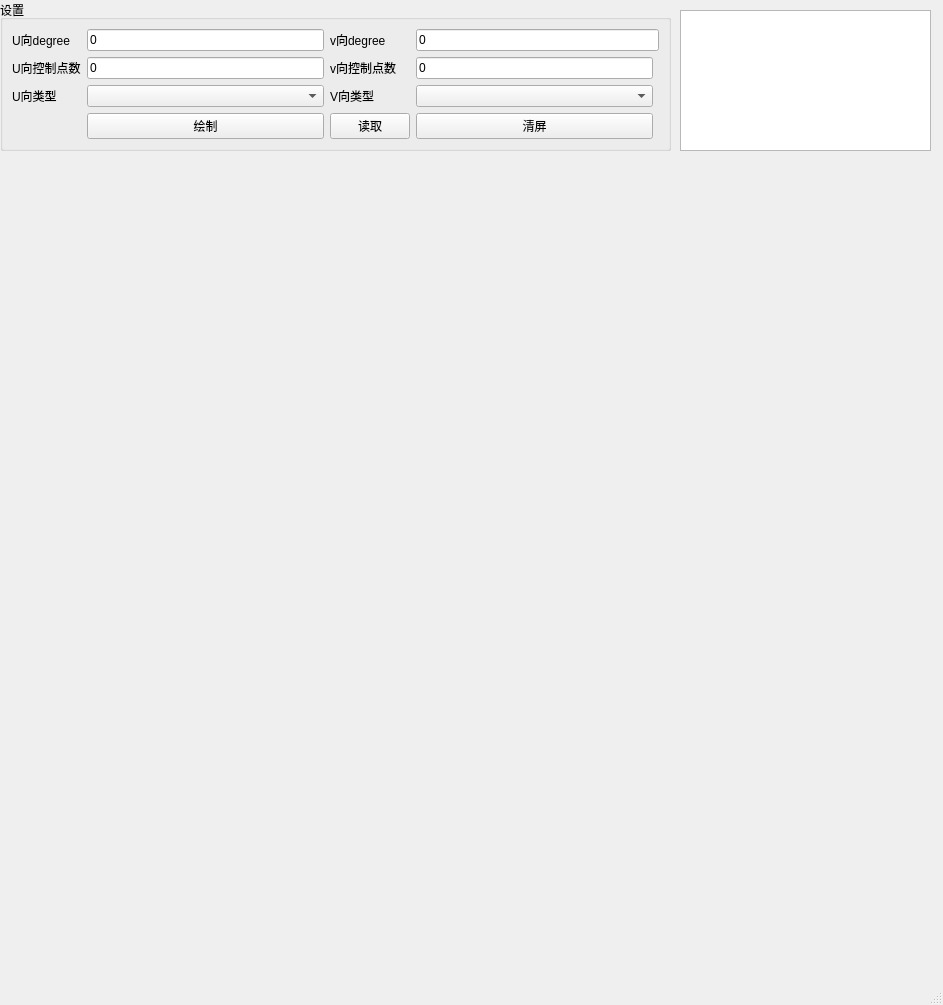
<?xml version="1.0" encoding="UTF-8"?>
<ui version="4.0">
 <class>SurfaceWindow</class>
 <widget class="QMainWindow" name="SurfaceWindow">
  <property name="geometry">
   <rect>
    <x>0</x>
    <y>0</y>
    <width>943</width>
    <height>1005</height>
   </rect>
  </property>
  <property name="windowTitle">
   <string>MainWindow</string>
  </property>
  <widget class="QWidget" name="centralwidget">
   <widget class="QGroupBox" name="groupBox">
    <property name="geometry">
     <rect>
      <x>0</x>
      <y>0</y>
      <width>671</width>
      <height>151</height>
     </rect>
    </property>
    <property name="title">
     <string>设置</string>
    </property>
    <layout class="QGridLayout" name="gridLayout">
     <item row="1" column="1">
      <widget class="QLineEdit" name="textUctrPointsNum">
       <property name="text">
        <string>0</string>
       </property>
      </widget>
     </item>
     <item row="2" column="2">
      <widget class="QLabel" name="label_4">
       <property name="text">
        <string>V向类型</string>
       </property>
      </widget>
     </item>
     <item row="0" column="0">
      <widget class="QLabel" name="label">
       <property name="text">
        <string>U向degree</string>
       </property>
      </widget>
     </item>
     <item row="0" column="2">
      <widget class="QLabel" name="label_2">
       <property name="text">
        <string>v向degree</string>
       </property>
      </widget>
     </item>
     <item row="1" column="0">
      <widget class="QLabel" name="label_5">
       <property name="text">
        <string>U向控制点数</string>
       </property>
      </widget>
     </item>
     <item row="1" column="2">
      <widget class="QLabel" name="label_6">
       <property name="text">
        <string>v向控制点数</string>
       </property>
      </widget>
     </item>
     <item row="2" column="0">
      <widget class="QLabel" name="label_3">
       <property name="text">
        <string>U向类型</string>
       </property>
      </widget>
     </item>
     <item row="0" column="3" colspan="2">
      <widget class="QLineEdit" name="textVdegree">
       <property name="text">
        <string>0</string>
       </property>
      </widget>
     </item>
     <item row="2" column="1">
      <widget class="QComboBox" name="cboUType"/>
     </item>
     <item row="0" column="1">
      <widget class="QLineEdit" name="textUdegree">
       <property name="text">
        <string>0</string>
       </property>
      </widget>
     </item>
     <item row="2" column="3">
      <widget class="QComboBox" name="cboVType"/>
     </item>
     <item row="1" column="3">
      <widget class="QLineEdit" name="textVctrPointsNum">
       <property name="text">
        <string>0</string>
       </property>
      </widget>
     </item>
     <item row="3" column="3">
      <widget class="QPushButton" name="pbtClear">
       <property name="text">
        <string>清屏</string>
       </property>
      </widget>
     </item>
     <item row="3" column="2">
      <widget class="QPushButton" name="pbtReadFile">
       <property name="text">
        <string>读取</string>
       </property>
      </widget>
     </item>
     <item row="3" column="1">
      <widget class="QPushButton" name="pbtDrawSurf">
       <property name="text">
        <string>绘制</string>
       </property>
      </widget>
     </item>
    </layout>
   </widget>
   <widget class="QTextBrowser" name="textBrowser">
    <property name="geometry">
     <rect>
      <x>680</x>
      <y>10</y>
      <width>251</width>
      <height>141</height>
     </rect>
    </property>
   </widget>
  </widget>
  <widget class="QMenuBar" name="menubar">
   <property name="geometry">
    <rect>
     <x>0</x>
     <y>0</y>
     <width>943</width>
     <height>26</height>
    </rect>
   </property>
  </widget>
  <widget class="QStatusBar" name="statusbar"/>
 </widget>
 <resources/>
 <connections/>
</ui>
